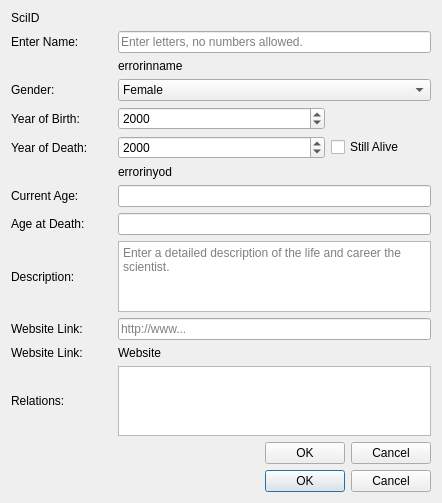
<?xml version="1.0" encoding="UTF-8"?>
<ui version="4.0">
 <class>addNewScientist</class>
 <widget class="QDialog" name="addNewScientist">
  <property name="geometry">
   <rect>
    <x>0</x>
    <y>0</y>
    <width>442</width>
    <height>463</height>
   </rect>
  </property>
  <property name="windowTitle">
   <string>Add new Computer Scientist to Database</string>
  </property>
  <layout class="QGridLayout" name="gridLayout">
   <item row="3" column="1" colspan="3">
    <widget class="QComboBox" name="comboBox_gender">
     <property name="toolTip">
      <string/>
     </property>
     <property name="whatsThis">
      <string>This is a selection input, you can use it to enter the gender of the computer scientist.</string>
     </property>
     <item>
      <property name="text">
       <string>Female</string>
      </property>
     </item>
     <item>
      <property name="text">
       <string>Male</string>
      </property>
     </item>
     <item>
      <property name="text">
       <string>Unspecified</string>
      </property>
     </item>
    </widget>
   </item>
   <item row="9" column="1" colspan="3">
    <widget class="QLineEdit" name="lineEdit_currentAge"/>
   </item>
   <item row="1" column="1" colspan="3">
    <widget class="QLineEdit" name="lineEdit_name">
     <property name="toolTip">
      <string>sdfdsr</string>
     </property>
     <property name="statusTip">
      <string/>
     </property>
     <property name="whatsThis">
      <string>This is a text input, you can use it to enter the name of the computer scientist.</string>
     </property>
     <property name="accessibleName">
      <string/>
     </property>
     <property name="accessibleDescription">
      <string/>
     </property>
     <property name="placeholderText">
      <string>Enter letters, no numbers allowed.</string>
     </property>
    </widget>
   </item>
   <item row="11" column="1" colspan="3">
    <widget class="QLineEdit" name="lineEdit_AgeAtDeath"/>
   </item>
   <item row="6" column="3">
    <widget class="QCheckBox" name="checkBox">
     <property name="text">
      <string>Still Alive</string>
     </property>
    </widget>
   </item>
   <item row="4" column="1" colspan="2">
    <widget class="QDateEdit" name="dateEdit_yob">
     <property name="maximumDateTime">
      <datetime>
       <hour>23</hour>
       <minute>59</minute>
       <second>59</second>
       <year>2020</year>
       <month>12</month>
       <day>31</day>
      </datetime>
     </property>
     <property name="currentSection">
      <enum>QDateTimeEdit::YearSection</enum>
     </property>
     <property name="displayFormat">
      <string>yyyy</string>
     </property>
    </widget>
   </item>
   <item row="19" column="0" colspan="4">
    <widget class="QDialogButtonBox" name="buttonBox">
     <property name="orientation">
      <enum>Qt::Horizontal</enum>
     </property>
     <property name="standardButtons">
      <set>QDialogButtonBox::Cancel|QDialogButtonBox::Ok</set>
     </property>
    </widget>
   </item>
   <item row="17" column="0" colspan="4">
    <widget class="QDialogButtonBox" name="buttonBox_editScientist">
     <property name="standardButtons">
      <set>QDialogButtonBox::Cancel|QDialogButtonBox::Ok</set>
     </property>
    </widget>
   </item>
   <item row="7" column="1" colspan="2">
    <widget class="QLabel" name="errorInYod">
     <property name="text">
      <string>errorinyod</string>
     </property>
    </widget>
   </item>
   <item row="14" column="1" colspan="3">
    <widget class="QLineEdit" name="lineEdit_link">
     <property name="toolTip">
      <string/>
     </property>
     <property name="whatsThis">
      <string>This is a text input, you can use it to enter the website link of the computer scientist.</string>
     </property>
     <property name="placeholderText">
      <string>http://www...</string>
     </property>
    </widget>
   </item>
   <item row="16" column="1" colspan="3">
    <widget class="QTextBrowser" name="textBrowser_relations"/>
   </item>
   <item row="0" column="0">
    <widget class="QLabel" name="labelSciid">
     <property name="text">
      <string>SciID</string>
     </property>
    </widget>
   </item>
   <item row="11" column="0">
    <widget class="QLabel" name="labelAgeAtDeath">
     <property name="text">
      <string>Age at Death:</string>
     </property>
    </widget>
   </item>
   <item row="14" column="0">
    <widget class="QLabel" name="labelEntLink">
     <property name="text">
      <string>Website Link:</string>
     </property>
    </widget>
   </item>
   <item row="12" column="0">
    <widget class="QLabel" name="labelEntDescr">
     <property name="text">
      <string>Description:</string>
     </property>
    </widget>
   </item>
   <item row="16" column="0">
    <widget class="QLabel" name="labelRelations">
     <property name="text">
      <string>Relations:</string>
     </property>
    </widget>
   </item>
   <item row="4" column="0">
    <widget class="QLabel" name="labelEntBirth">
     <property name="text">
      <string>Year of Birth:</string>
     </property>
    </widget>
   </item>
   <item row="6" column="1" colspan="2">
    <widget class="QDateEdit" name="dateEdit_yod">
     <property name="maximumDateTime">
      <datetime>
       <hour>23</hour>
       <minute>59</minute>
       <second>59</second>
       <year>2020</year>
       <month>12</month>
       <day>31</day>
      </datetime>
     </property>
     <property name="currentSection">
      <enum>QDateTimeEdit::YearSection</enum>
     </property>
     <property name="displayFormat">
      <string>yyyy</string>
     </property>
    </widget>
   </item>
   <item row="9" column="0">
    <widget class="QLabel" name="labelCurrentAge">
     <property name="text">
      <string>Current Age:</string>
     </property>
    </widget>
   </item>
   <item row="1" column="0">
    <widget class="QLabel" name="labelEntName">
     <property name="text">
      <string>Enter Name:</string>
     </property>
    </widget>
   </item>
   <item row="3" column="0">
    <widget class="QLabel" name="labelEntGender">
     <property name="text">
      <string>Gender:</string>
     </property>
    </widget>
   </item>
   <item row="6" column="0">
    <widget class="QLabel" name="labelEntDeath">
     <property name="text">
      <string>Year of Death:</string>
     </property>
    </widget>
   </item>
   <item row="2" column="1" colspan="3">
    <widget class="QLabel" name="errorInName">
     <property name="text">
      <string>errorinname</string>
     </property>
    </widget>
   </item>
   <item row="15" column="1" colspan="3">
    <widget class="QLabel" name="labelClickableUrlReal">
     <property name="text">
      <string>Website</string>
     </property>
    </widget>
   </item>
   <item row="12" column="1" colspan="3">
    <widget class="QTextEdit" name="textEdit_descr">
     <property name="minimumSize">
      <size>
       <width>0</width>
       <height>71</height>
      </size>
     </property>
     <property name="toolTip">
      <string>SSSS</string>
     </property>
     <property name="whatsThis">
      <string>This is a text input, you can use it to enter the description of the computer scientist.</string>
     </property>
     <property name="placeholderText">
      <string>Enter a detailed description of the life and career the scientist.</string>
     </property>
    </widget>
   </item>
   <item row="15" column="0">
    <widget class="QLabel" name="labelClickableLink">
     <property name="text">
      <string>Website Link:</string>
     </property>
    </widget>
   </item>
  </layout>
 </widget>
 <tabstops>
  <tabstop>lineEdit_name</tabstop>
  <tabstop>comboBox_gender</tabstop>
  <tabstop>lineEdit_currentAge</tabstop>
  <tabstop>lineEdit_AgeAtDeath</tabstop>
  <tabstop>lineEdit_link</tabstop>
  <tabstop>textBrowser_relations</tabstop>
 </tabstops>
 <resources/>
 <connections>
  <connection>
   <sender>buttonBox</sender>
   <signal>accepted()</signal>
   <receiver>addNewScientist</receiver>
   <slot>accept()</slot>
   <hints>
    <hint type="sourcelabel">
     <x>248</x>
     <y>254</y>
    </hint>
    <hint type="destinationlabel">
     <x>157</x>
     <y>274</y>
    </hint>
   </hints>
  </connection>
  <connection>
   <sender>buttonBox</sender>
   <signal>rejected()</signal>
   <receiver>addNewScientist</receiver>
   <slot>reject()</slot>
   <hints>
    <hint type="sourcelabel">
     <x>316</x>
     <y>260</y>
    </hint>
    <hint type="destinationlabel">
     <x>286</x>
     <y>274</y>
    </hint>
   </hints>
  </connection>
 </connections>
</ui>
